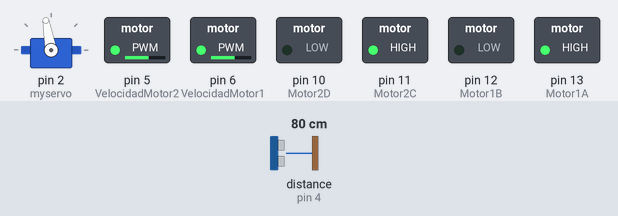
A sketch run on a simulated Arduino Uno, built with avr-gcc and run on an emulated ATmega328P. On the bench: servo, switched loads named in the sketch (green lamp = pin HIGH). The inputs (shaded band) are chosen by the test bench; at power-on: distance to the obstacle (sensor on pin 4) 80 cm. The echo pulse lasts 58.3 µs per cm; what the sketch prints to the serial monitor is not drawn.

Above: at 1.8 s.
1.9 s: distance to the obstacle (sensor on pin 4) set to 27 cm
3.4 s: distance to the obstacle (sensor on pin 4) set to 23 cm
At 4.3 s:
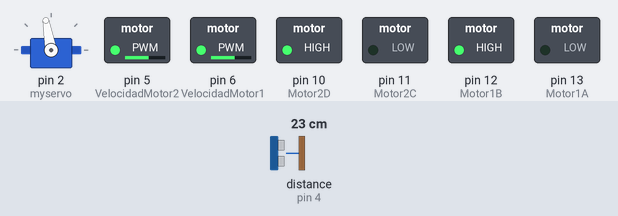
9.4 s: distance to the obstacle (sensor on pin 4) set to 35 cm
At 10.2 s:
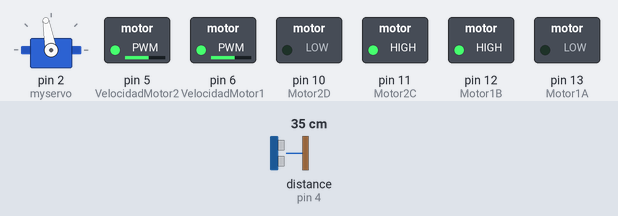
11.8 s: distance to the obstacle (sensor on pin 4) set to 2 cm
At 13.6 s:
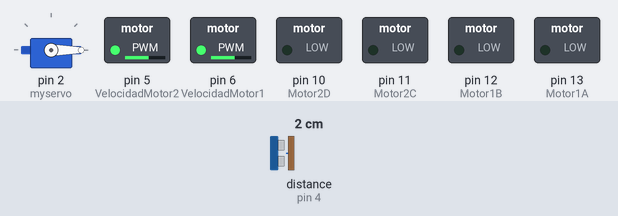
Timing chart, 0 to 15.8 s (numbered marks = the images above; inputs shaded):
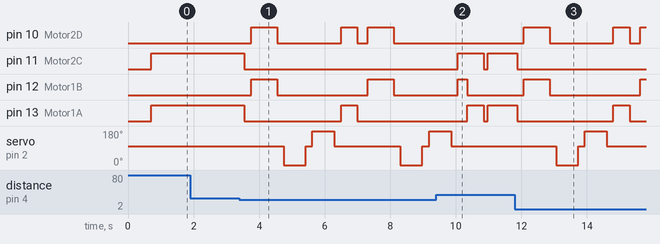

The sketch:

Evasor_obstaculos.ino
```cpp
#include <NewPing.h>                // SE DEFINE AL SENSOR ULTRASONICO
#include <Servo.h>                  // SE DEFINE AL SERVOMOTOR.

#define trig 3
#define echo 4                   // SE DEFINE EL SENSOR ULTRASONICO, ECHO VA AL PIN A1 ARDUINO UNO.
#define MAX_DISTANCE 200
NewPing sonar(trig, echo, MAX_DISTANCE);
Servo myservo;

int VelocidadMotor1 = 6;
int VelocidadMotor2 = 5;

int Motor1A = 13; //ADELANTE
int Motor1B = 12;
int Motor2C = 11; //adelante
int Motor2D = 10;


boolean goesForward=false;
int referencia = 100;
int speedSet = 0;

void setup() {
  Serial.begin(9600);
  myservo.attach(2);
  /*myservo.write(20);  // put your main code here, to run repeatedly:
  delay(500); */
  myservo.write(100);
  delay(500);
   /*myservo.write(170);
   delay(500);
   myservo.write(100);*/


   pinMode(Motor1A,OUTPUT);
  pinMode(Motor1B,OUTPUT);
  pinMode(Motor2C,OUTPUT);
  pinMode(Motor2D,OUTPUT);
  pinMode(VelocidadMotor1, OUTPUT);
  pinMode(VelocidadMotor2, OUTPUT);

   analogWrite(VelocidadMotor1, 150);
  analogWrite(VelocidadMotor2, 150);


    digitalWrite(Motor1A, LOW);
  digitalWrite(Motor1B, LOW);
  digitalWrite(Motor2C, LOW);
  digitalWrite(Motor2D, LOW);


  referencia = distance();
  delay(100);
  Serial.println(referencia);
 /* referencia = distance();
  delay(100);
  referencia = distance();
  delay(100);
  referencia = distance();
  delay(100);*/

}

void loop() {


 int distanceR = 0;
 int distanceL =  0;
 delay(40);
 //Serial.println(referencia);
 //delay(100);
 if(referencia<=25)                //SE ACTIVA EL SENSOR ULTRASONICO CUANDO DETECTA OBSTACULOS A MENOS DE 15CM.
 {
  moveStop();
  delay(200);
  moveBackward();              //EL CARRITO SE DETIENE Y SE VA HACIA ATRAS POR 800 MILISEGUNDOS.
  delay(800);

  moveStop();
  delay(200);
  distanceR = lookRight();
  delay(200);
  distanceL = lookLeft();
  delay(200);

  if(distanceR>=distanceL)
  {
    turnRight();
    delay(500);
    moveForward();
    moveStop();
  }

      else

  {
    turnLeft();
    delay(500);
     moveForward();
    moveStop();
  }

 }else

 {
  moveForward();
 }
 referencia = distance();
 //Serial.println(referencia);
}

int lookRight()
{
    myservo.write(0);
    delay(500);
    int referencia = distance();
    delay(100);
    myservo.write(100);
    return referencia;
}

int lookLeft()
{
    myservo.write(180);
    delay(500);
    int referencia = distance();
    delay(100);
    myservo.write(100);
    return referencia;
    delay(100);
}


long distance () {
 /*  delay(70);
  digitalWrite(trig, LOW);
  delayMicroseconds(4);
  digitalWrite(trig, HIGH);
  delayMicroseconds(10);
  digitalWrite(trig, LOW);

  long t = pulseIn(echo, HIGH);
  long cm = t / 29 / 2;
  return cm;*/
  delay(70);
  int cm = sonar.ping_cm();
  if(cm==0)
  {
    cm = 250;
  }
  return cm;
}

void moveStop() {
   digitalWrite(Motor1A, LOW);
    digitalWrite(Motor1B, LOW);
    digitalWrite(Motor2C, LOW);
    digitalWrite(Motor2D, LOW);
  }

void moveForward() {        //CARRITO AVANZA


    digitalWrite(Motor1A, HIGH);
  digitalWrite(Motor1B, LOW);
  digitalWrite(Motor2C, HIGH);
  digitalWrite(Motor2D, LOW);


 /*digitalWrite(Motor1A, HIGH);
    digitalWrite(Motor2C, HIGH);
    delay(20);
    digitalWrite(Motor1A, LOW);
    digitalWrite(Motor2C,LOW);
    delay(20); */

}

void moveBackward() {        //HACIA ATRAS

    digitalWrite(Motor1A, LOW);
  digitalWrite(Motor1B, HIGH);
  digitalWrite(Motor2C, LOW);
  digitalWrite(Motor2D, HIGH);
    /*
   digitalWrite(Motor1B, HIGH);
    digitalWrite(Motor2D, HIGH);
    delay(20);
    digitalWrite(Motor1B, LOW);
    digitalWrite(Motor2D,LOW);
    delay(20);  */

}

void turnRight() {     //GIRA A LA DERECHA Y AVANZA
  /*
 digitalWrite(Motor1A,HIGH);
    digitalWrite(Motor2D, HIGH);
    delay(200);
    /*digitalWrite(Motor1A,LOW);
    digitalWrite(Motor2D, LOW );
    delay(20);*/
  digitalWrite(Motor1A, HIGH);
  digitalWrite(Motor1B, LOW);
  digitalWrite(Motor2C, LOW);
  digitalWrite(Motor2D, HIGH);
 /* delay(300);
  moveForward(); */

}

void turnLeft() {           //GIRA A LA IZQUIERDA Y AVANZA

    digitalWrite(Motor1A, LOW);
  digitalWrite(Motor1B, HIGH);
  digitalWrite(Motor2C, HIGH);
  digitalWrite(Motor2D, LOW);
   /* digitalWrite(Motor1B, HIGH);
    digitalWrite(Motor2C,HIGH);
    delay(25);
    digitalWrite(Motor1B, LOW);
    digitalWrite(Motor2C,LOW);
    delay(20);*/
   delay(300);
  moveForward();

}

/*int readPing() {
  delay(70);
  int cm = sonar.ping_cm();
  if(cm==0)
  {
    cm = 250;
  }
  return cm;
}*/
```

Measured:
- the behaviour switches between 26 and 25 cm on distance to the obstacle (sensor on pin 4) (found by bisection; images 0 and 1)
- after the input at 1.9 s, every drawn part: stays the same
- after the input at 3.4 s, pin 10 (Motor2D): goes HIGH 0.80 s, LOW 1.9 s, HIGH 0.50 s, LOW 0.31 s, HIGH 0.80 s, then LOW, starting after 0.35 s; pin 11 (Motor2C): HIGH → LOW after 0.15 s
- after the input at 9.4 s, pin 10 (Motor2D): stays LOW (without the input it goes to HIGH after 0.65 s); pin 11 (Motor2C): LOW → HIGH after 0.65 s, → LOW 0.80 s later, → HIGH 0.11 s later
- after the input at 11.8 s, pin 10 (Motor2D): goes HIGH 0.80 s, LOW 1.9 s, HIGH 0.50 s, LOW 0.31 s, then HIGH, starting after 0.27 s; pin 11 (Motor2C): HIGH → LOW after 0.07 s
